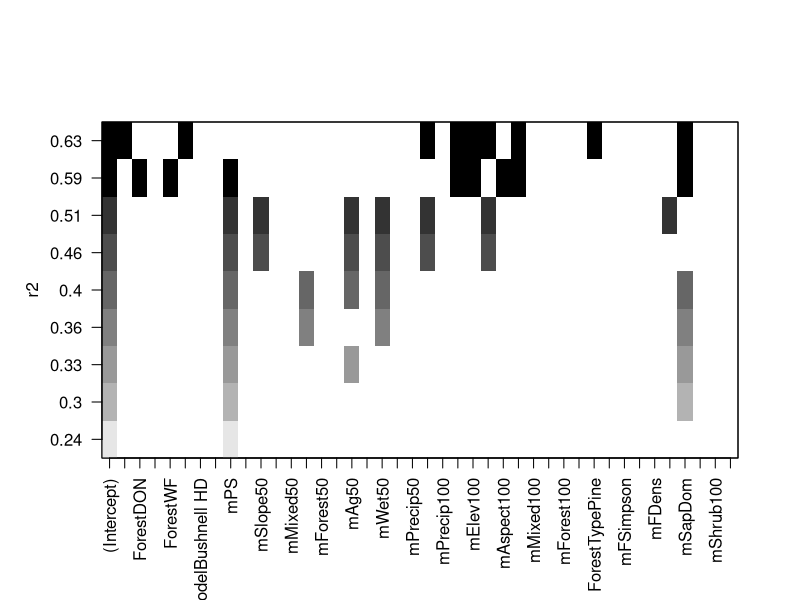
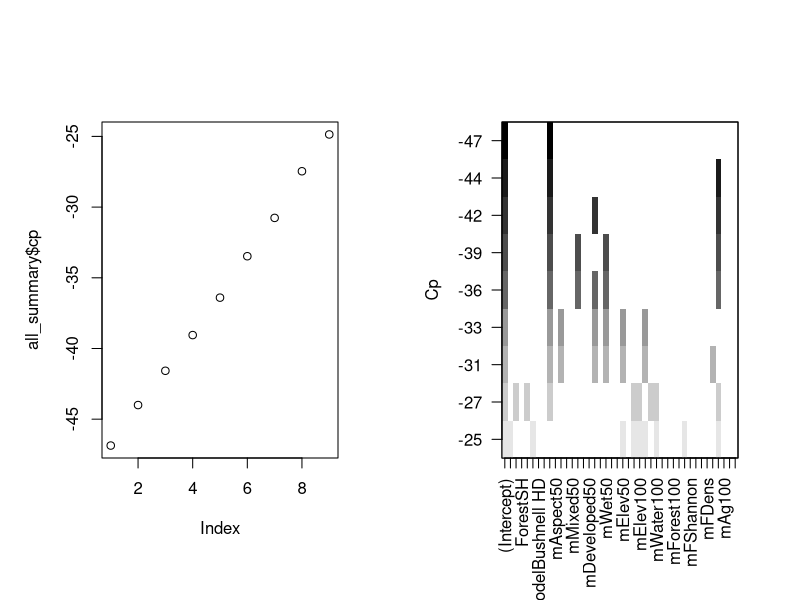
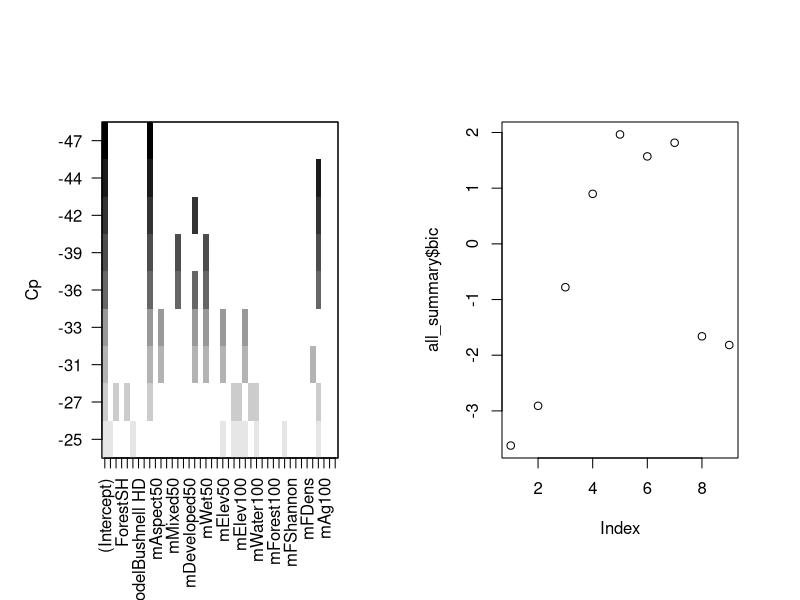
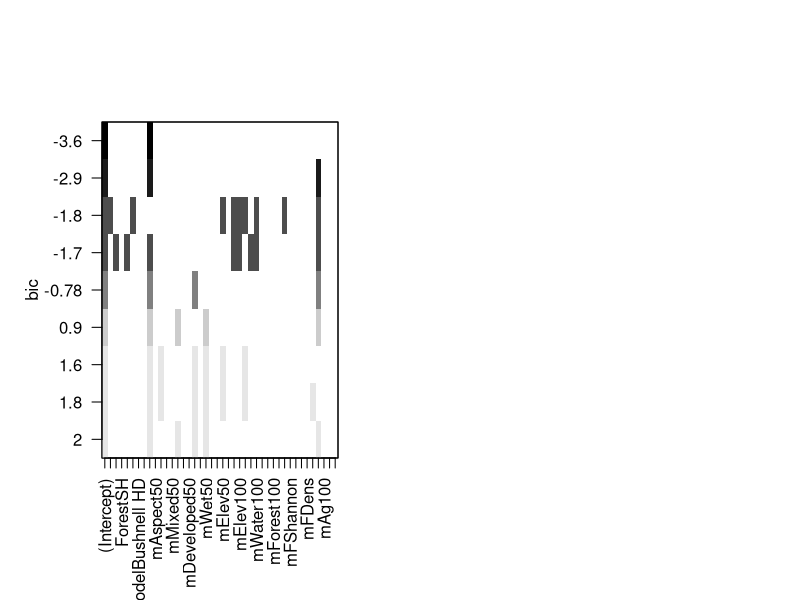

Reproduce these figures in R, in order.
## ---- chunk 1
rm(list = ls())
library(MASS)
library(caret)
library(tidyverse)
## ---- chunk 2
KA<-read.csv("Data/KAmodel.csv")
## ---- chunk 3
DF<-KA %>% group_by(Forest, Round, ForestType, Cam_Model) %>% dplyr::summarize(
  mMSR = mean(SpecRichness, na.rm = T), #Mammal mean species richness
  mNumDeer = mean(NumDeer, na.rm = T), #mean number of deer detected
  mMSimp = mean(Inv_simp_div, na.rm = T), #mean mammal inverse simpson's index
  mMShan = mean (Shan_div, na.rm = T), #mean Mammal shannon index
  mRD50 = mean(RoadDensity50, na.rm = T), #mean 50 ha road density
  mPS = mean(PlotSize50, na.rm = T), #mean forest size
  mAspect50 = mean(Aspect50, na.rm = T), #mean aspect over 50 ha
  mSlope50 = mean(Slope50, na.rm = T), #mean slope over 50 ha
  mWater50 = mean (P_Water50, na.rm = T), #mean percent water in 50ha
  mMixed50 = mean(P_Mixed50, na.rm = T), #mean percent mixed forest in 50 ha
  mDecid50 = mean(P_Deciduous50,na.rm = T), #mean per decid forest 50ha
  mForest50 = mean(P_Forest50, na.rm = T), #mean per forest in 50 ha
  mDeveloped50 = mean(P_Development50, na.rm = T), #mean per developed in 50 ha
  mAg50 = mean(P_Agriculture50, na.rm = T), #mean per ag in 50 ha
  mShrub50 = mean(P_Shrub50, na.rm = T), #mean per shrubland in 50 ha
  mWet50 = mean(P_Wetland50, na.rm = T), #mean per wetland in 50ha
  mHerb50 = mean(P_Herb50, na.rm = T), #mean percent herbaceous in 50ha
  mPrecip50 = mean(PPT_50, na.rm = T), #mean precip prism 50 ha
  mElev50 = mean (Elevation50, na.rm = T), #mean elevation over 50ha
  mFShannon = mean(ForestShannon, na.rm = T), #mean forest shannon index
  mFSimpson = mean(ForestSimpson, na.rm = T), #mean forest simpson index
  mFSR = mean(ForestSR, na.rm = T), #mean forest species richness
  mFDens = mean(Forest_Density, na.rm = T), #mean density of trees/seedlings/saplings in forest
  mFDom = mean(Forest_Dominance, na.rm = T), #mean dominance of trees/seedlings/saplings in forest
  mSapDom = mean(Sap_Dominance, na.rm = T), #mean dom of saplings/seedlings in forest
  mPrecip100 = mean(PPT_100, na.rm = T), #mean precip over 100ha
  mSlope100 = mean(Slope100, na.rm = T), #mean slope over 100ha
  mElev100 = mean(Elevation100, na.rm =T), #mean elevation over 100ha
  mRD100 = mean(RoadDensity100, na.rm = T), #mean road density 100ha
  mAspect100 = mean(Aspect100, na.rm = T), #mean aspect over 100 ha
  mWater100 = mean(P_Water100, na.rm = T), #mean per water over 100ha
  mMixed100 = mean(P_Mixed100, na.rm = T), #mean per mixed forest over 100 ha
  mDecid100 = mean(P_Deciduos100, na.rm = T), #mean per decid forest over 100 ha
  mForest100 = mean(P_Forest100, na.rm = T), #mean percent forest 100 ha
  mDeveloped100 = mean(P_Development100, na.rm = T), #mean per developed over 100 ha
  mAg100 = mean(P_Agriculture100, na.rm = T), #mean ag per 100 ha
  mShrub100 = mean(P_Shrub100, na.rm = T), #mean percent shrubland over 100 ha
  mHerb100 = mean(P_Heb100, na.rm = T), #mean percent herbaceous over 100 ha
  
)
## ---- chunk 4
DF<-DF[complete.cases(DF),]
## ---- chunk 5
Kresponse<-DF[, 5:8]
Kpreds<- DF[, c(1:4, 9:42)]
## ---- chunk 6
set.seed(123)
## ---- chunk 7
full.model<-lm(Kresponse$mMSR ~ ., data = Kpreds[,c(1,3:38)])
step.model<-stepAIC(full.model, direction = "both", trace = FALSE)
summary(step.model)

## ---- chunk 8
m.intercept_only<-lm(Kresponse$mMSR ~ 1, data = Kpreds[,c(1,3:38)])
## ---- chunk 9
m.total<-lm(Kresponse$mMSR ~ ., data = Kpreds[,c(1,3:38)])
## ---- chunk 10
m.stepwise<-step(m.intercept_only, direction = "both", scope = formula(m.total))
## ---- chunk 11
m.final<-lm(Kresponse$mMSR ~ mRD50 + mDeveloped100, data = Kpreds[,c(1,3:38)])
summary(m.final)
## ---- chunk 12
library(leaps)
m.all_subsets<-regsubsets(Kresponse$mMSR ~ ., data = Kpreds[,c(1,3:38)])
all_summary<-summary(m.all_subsets)
plot(m.all_subsets, scale = "r2")
## ---- chunk 13
#base plotting
par(mfrow = c(1,2))
plot(all_summary$cp)
plot(m.all_subsets,scale = "Cp")
## ---- chunk 14
plot(m.all_subsets, scale = "Cp")
## ---- chunk 15
plot(all_summary$bic)
## ---- chunk 16
plot(m.all_subsets, scale = "bic")
